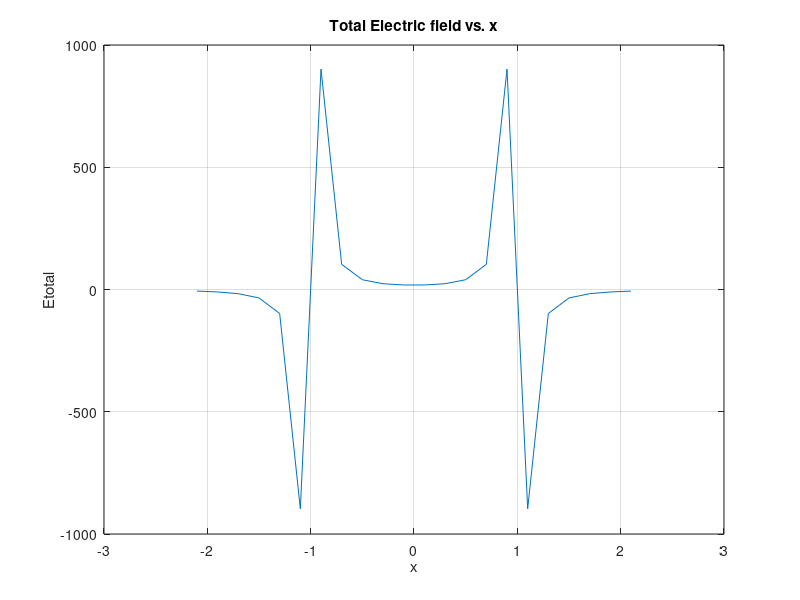

Here is the MATLAB script that generated this plot:
Eps0 = 8.854*10^-12; k = 1/(4*pi*Eps0);
q1 = 1*10^-9; q2 = -1*10^-9; a = 1;
x = [-2.1:0.2:2.1];
E1 = q1*k*(x+a)./abs(x+a).^3;
E2 = q2*k*(x-a)./abs(x-a).^3;
Etotal = E1+E2;
plot(x,Etotal);
xlabel 'x'; ylabel 'Etotal';
grid
title 'Total Electric field vs. x'

